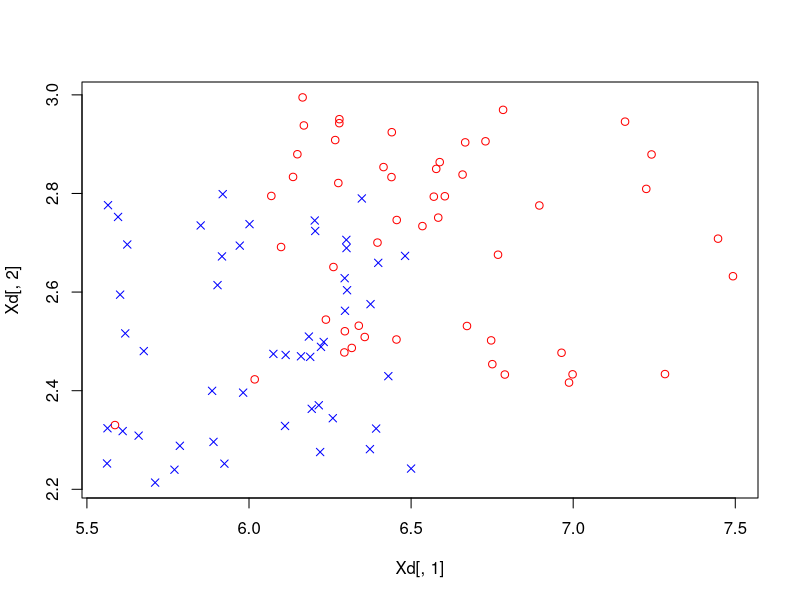
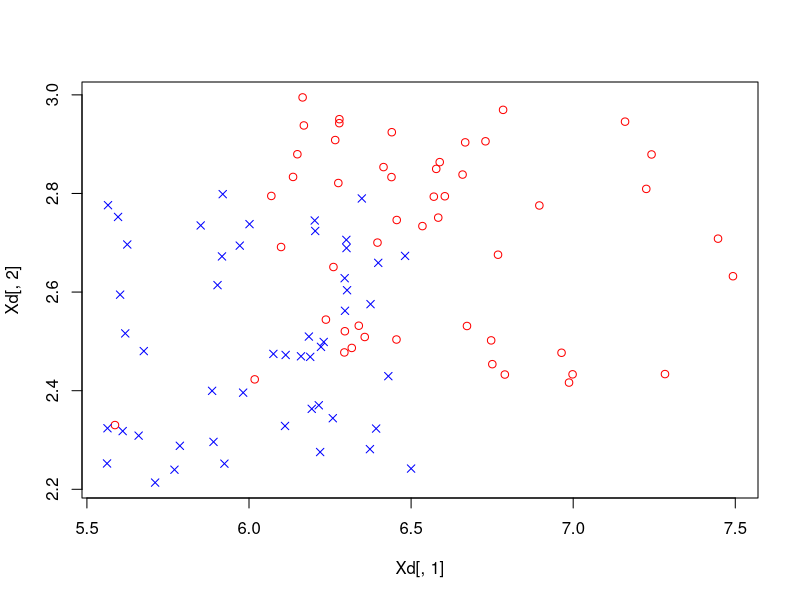

Write R code to recreate these figures, in order.
## Author: Mei Nagai


## Date:2026/08/31
## 第１部３章

## elephant_ipynb ####################################################

## import library
utils::install.packages("e1071")
library(e1071)


## def min_max
min_max <- function(x1,x2){
  x1 <- t(x1)
  x2 <- t(x2)
  min_val <- apply(x2,1,min)
  max_val <- apply(x2,1,max)
  
  result <- sweep(x1, 1, min_val, "-")
  result <- sweep(result, 1, max_val - min_val, "/")
  return(result)
}


## load data
setwd("E:/home/nagai/workspace/GoogleColab")
d <- read.table("elephant_data.txt",header=F)

## Xd:体長体重 yd:ラベル
Xd <- d[,1:(ncol(d)-1)]
yd <- d[,ncol(d)]

# head(Xd)
# head(yd)

draw_graph <- function(){
  ## マーカー
  markers <- c(1, 4, 2, 6, 5, 8, 3, 18)
  colors <- c("red", "blue", "green", "black","cyan", "magenta", "yellow", "grey")
  m <- 1
  ## 空の図
  plot(Xd[, 1], Xd[, 2], type = "n")
  ## 図示
  for (i in unique(yd)) {
    n <- which(yd == i)
    points(Xd[n, 1], Xd[n, 2], pch = markers[m], col = colors[m])
    m <- m + 1
  }
}

png("img1.png")
draw_graph()
dev.off()

pdf("img1.pdf")
draw_graph()
dev.off()
